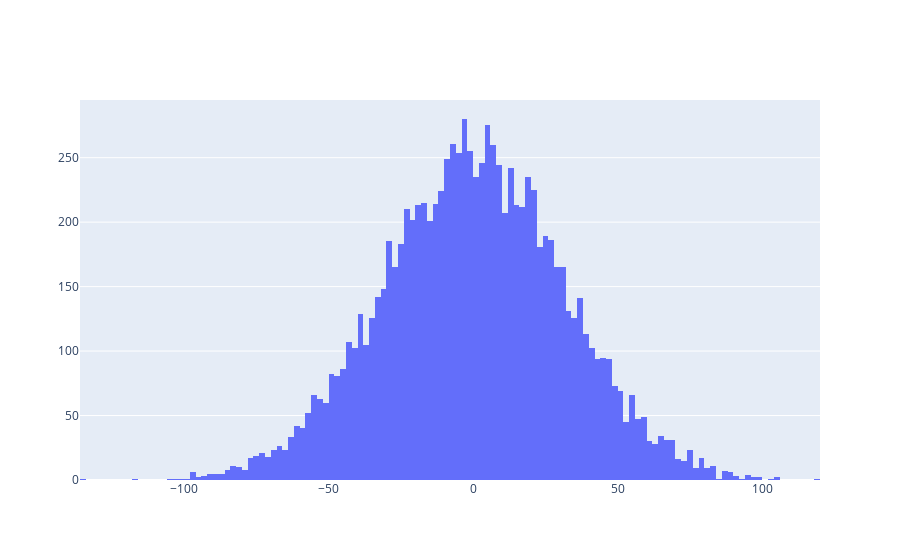

Write notebook code for a chart like this one.
### Markdown cell above
# Diffusion

### Code cell
import plotly.graph_objects as go
import numpy as np

l = 1000
N = 10000
steps = np.random.choice([-1, 1], size=(N, l)) + 0.05 * np.random.standard_normal((N, l)) # l steps
position = np.cumsum(steps, axis=1) # integrate all positions by summing steps values along time axis

fig = go.Figure(data=go.Histogram(x=position[:, -1])) # positions at final time step
fig.show()

### Figure 1 — Plotly figure (JSON) as saved in the notebook; plotly's stock layout.template omitted (floating-point values rounded to 4 significant figures; data arrays with more than 128 entries replaced by an {"elided": "..."} marker saying what was removed)
{"data": [{"type": "histogram", "x": {"elided": "10000 float values"}}], "layout": {}}
